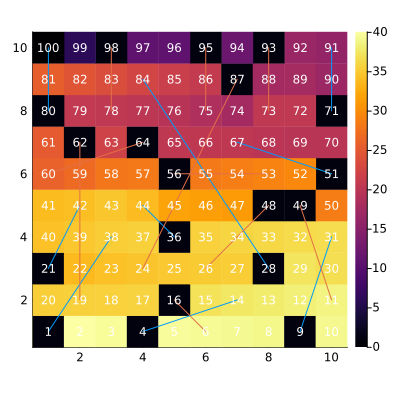

Write the Julia code that produced this figure.
using DelimitedFiles, LinearAlgebra, SparseArrays, Plots


coords = readdlm("chutes-and-ladders-coords.csv",',')
data = readdlm("chutes-and-ladders-matrix.csv",',')

xc = coords[:, 1]
yc = coords[:, 2]

TI = Int.(data[:,1])
TJ = Int.(data[:,2])
TV = data[:,3]
T = sparse(TI, TJ, TV, 101, 101)
A = I - T'

y = ones(101)
y[100] = 0

x = A\y

p = scatter(xc, yc, zcolor=x,
			markersize=16, label="", marker=:square, markerstrokewidth=0, size=(400,400),
			xlims=(0.5,10.5),ylims=(0.5,10.5),aspect_ratio=:equal)
function draw_chutes_and_annotate(p)
	CL = [ 1 4 9 21 28 36 51 71 80 98 95 93 87 64 62 56 49 48 16
		  38 14 31 42 84 44 67 91 100 78 75 73 24 60 19 53 11 26 6]
	for col=1:size(CL,2)
		i = CL[1,col]
		j = CL[2,col]
		if i > j # this is a chute
			plot!(p,[xc[i],xc[j]],[yc[i],yc[j]],color=2,label="")
		else
			plot!(p,[xc[i],xc[j]],[yc[i],yc[j]],color=1,label="")
		end
	end
	map(i->annotate!(p,xc[i],yc[i], text("$i", :white, 8)), 1:100)
	p
end
p = draw_chutes_and_annotate(p)
savefig(p, "q6.png")

expected_length = 0.0
delta = 1.
flag = true
k = 3
while delta > 1e-6 || flag
	global delta = k * (T^(k-1)*T[:, 101])[100]
	global expected_length += delta
	global k += 1

	if delta > 1e-6
		global flag = false # trip flag
	end
end

println(expected_length)
